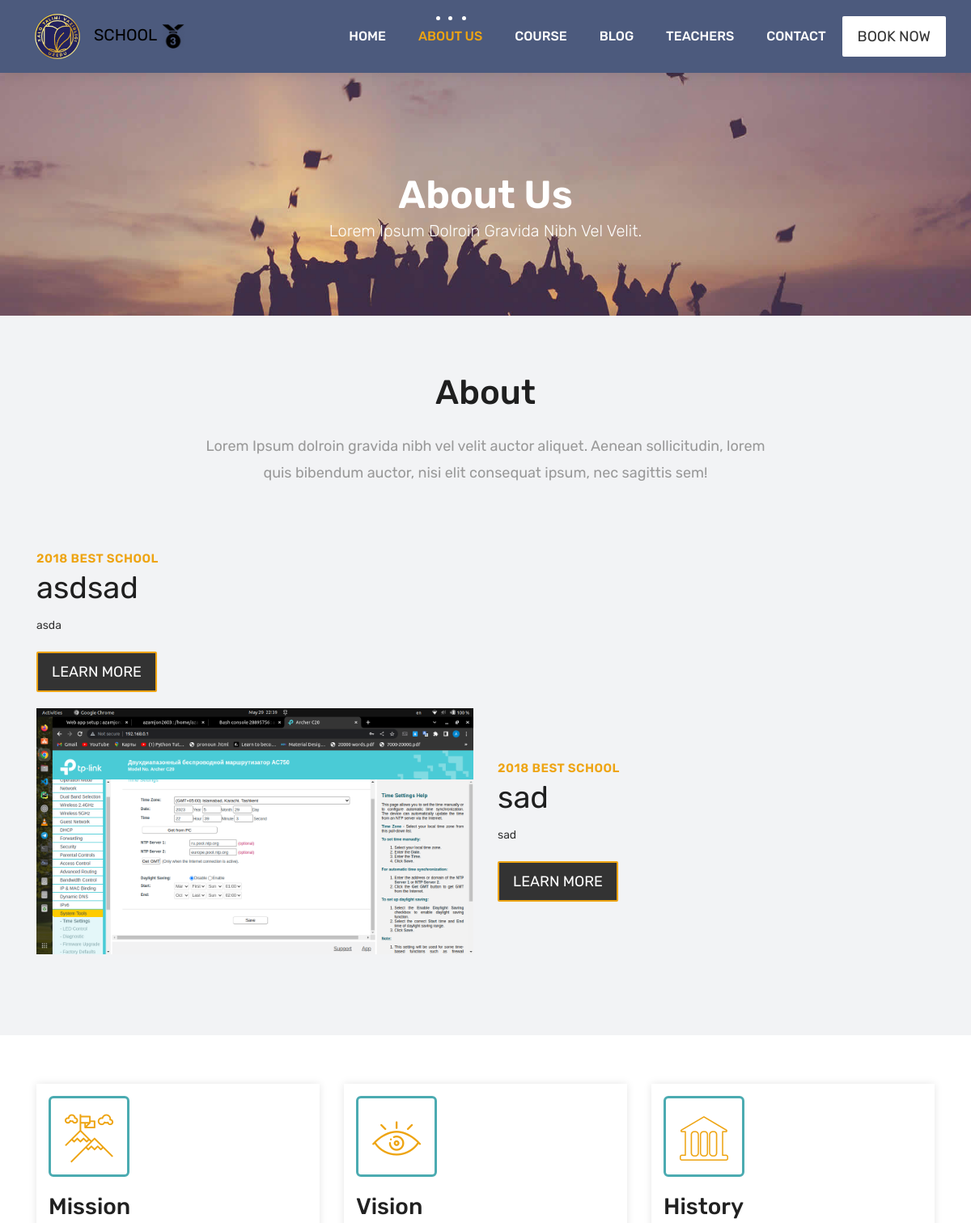
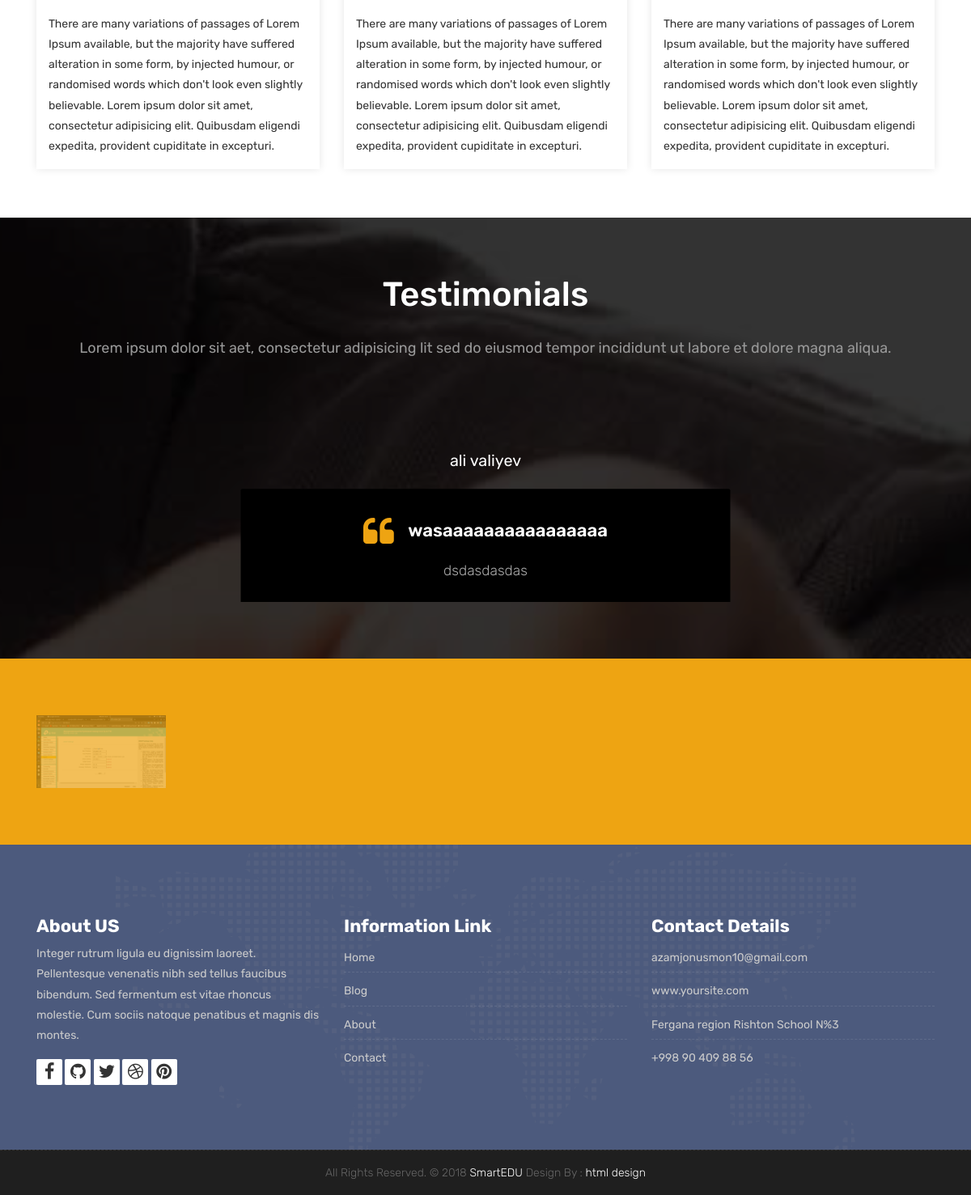
Page /about/ on the earlier database version (2 pictures, top to bottom).
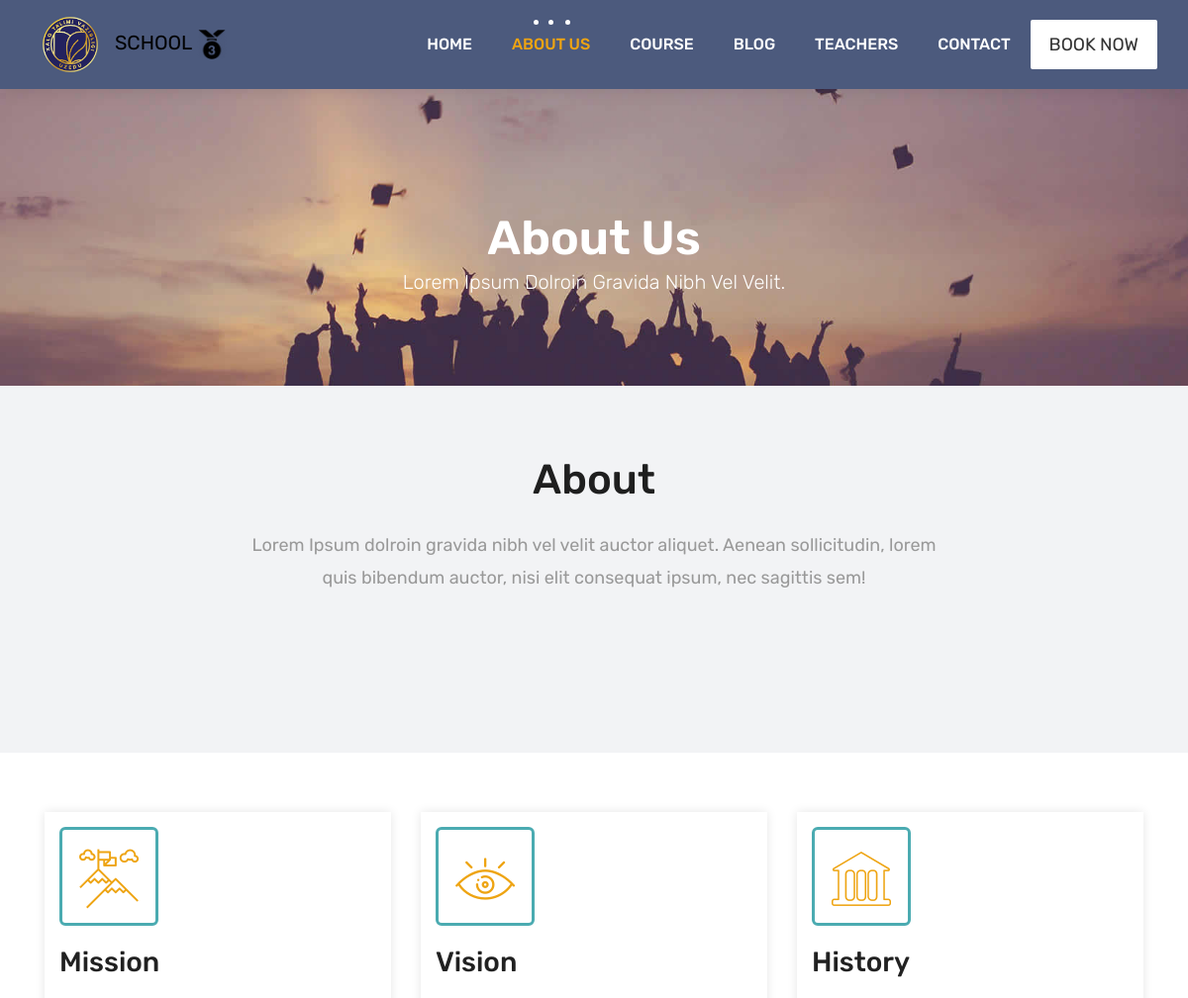
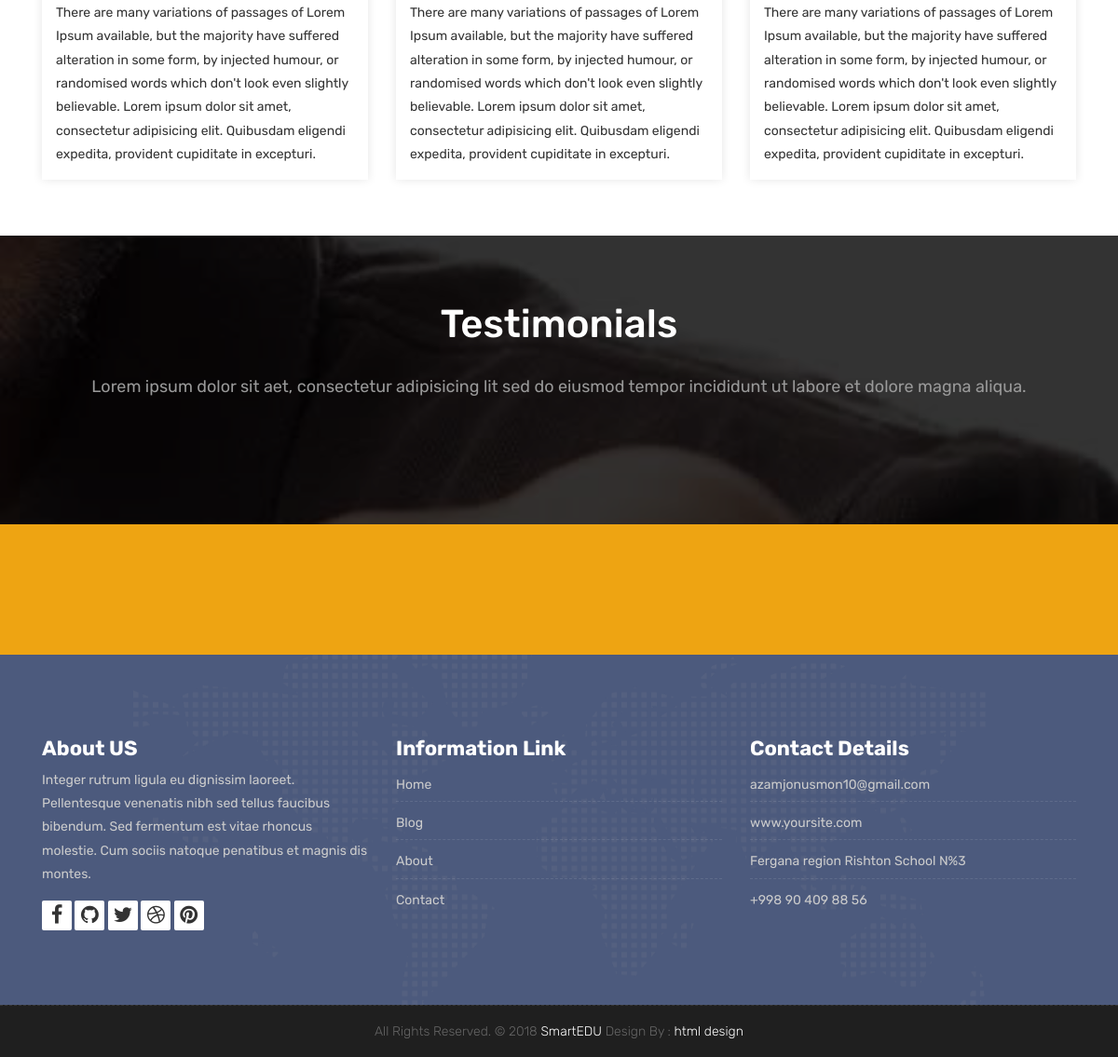
Same page on the later database version (2 pictures, top to bottom).
### home/models.py (models this page shows, shortened)
class Card(models.Model):
    image = models.ImageField(upload_to='about/image/cart/')
    title =models.CharField(max_length=100)
    text = models.TextField()

class Testimonials(models.Model):
    fullname=models.CharField(max_length=150)
    image = models.ImageField(upload_to='about/image/tester')
    title = models.CharField(max_length=200)
    text = models.TextField()

class Partner(models.Model):
    name = models.CharField(max_length=100)
    image = models.ImageField(upload_to='about/image/partner/')

### home/views.py (the view)
# urls.py: path('about/',about,name='about'),
def about(request):
    data={
        'about':About.objects.all(),
        'cards': Card.objects.all()[::2],
        'cards1': Card.objects.all()[1::2],
        'testimoials': Testimonials.objects.all(),
        'partner': Partner.objects.all(),
    }
    return render(request,'about.html',data)

### template/about.html (shortened to what this page needs)
{% extends 'base.html' %}
{% block content %}
{% load static %}
				<div class="collapse navbar-collapse" id="navbars-host">
					<ul class="navbar-nav ml-auto">
						<li class="nav-item"><a class="nav-link" href="/">Home</a></li>
						<li class="nav-item active"><a class="nav-link" href="/about/">About Us</a></li>
						<li class="nav-item"><a class="nav-link" href="/course/">Course</a></li>
						<li class="nav-item "><a class="nav-link" href="/blog/">Blog</a></li>
						<li class="nav-item"><a class="nav-link" href="/teachers/">Teachers</a></li>
						<li class="nav-item"><a class="nav-link" href="/contact/">Contact</a></li>
					</ul>
					<ul class="nav navbar-nav navbar-right">
                        <li><a class="hover-btn-new log" href="#" data-toggle="modal" data-target="#login"><span>Book Now</span></a></li>
                    </ul>
				</div>
			</div>
		</nav>
	</header>
	<div class="all-title-box">
		<div class="container text-center">
			<h1>About Us<span class="m_1">Lorem Ipsum dolroin gravida nibh vel velit.</span></h1>
		</div>
	</div>
    <div id="overviews" class="section lb">
        <div class="container">
            <div class="section-title row text-center">
                <div class="col-md-8 offset-md-2">
                    <h3>About</h3>
                    <p class="lead">Lorem Ipsum dolroin gravida nibh vel velit auctor aliquet. Aenean sollicitudin, lorem quis bibendum auctor, nisi elit consequat ipsum, nec sagittis sem!</p>
                </div>
            </div>
            <div class="row align-items-center">
{% for card in cards %}
                <div class="col-xl-6 col-lg-6 col-md-12 col-sm-12">
                    <div class="message-box">
                        <h4>2018 BEST school</h4>
                        <h2>{{ card.title }}</h2>
                        <p>{{card.text}}</p>
                        <a href="#" class="hover-btn-new orange"><span>Learn More</span></a>
                    </div>
                </div>
				<div class="col-xl-6 col-lg-6 col-md-12 col-sm-12">
                    		<div class="post-media wow fadeIn">
                    		</div>
						</div>
				{% endfor %}
				{% for card in cards1 %}
				<div class="col-xl-6 col-lg-6 col-md-12 col-sm-12">
                    		<div class="post-media wow fadeIn">
                        		<img src="{{ card.image.url }}" alt="" class="img-fluid img-rounded">
                    		</div>
						</div>
				<div class="col-xl-6 col-lg-6 col-md-12 col-sm-12">
                    <div class="message-box">
                        <h4>2018 BEST school</h4>
                        <h2>{{ card.title }}</h2>
                        <p>{{card.text}}</p>
                        <a href="#" class="hover-btn-new orange"><span>Learn More</span></a>
                    </div>
                </div>
				{% endfor %}
			</div>
        </div>
    </div>
	<div class="hmv-box">
		<div class="container">
			<div class="row">
				<div class="col-lg-4 col-md-6 col-12">
					<div class="inner-hmv">
						<div class="icon-box-hmv"><i class="flaticon-achievement"></i></div>
						<h3>Mission</h3>
						<p>There are many variations of passages of Lorem Ipsum available, but the majority have suffered alteration in some form, by injected humour, or randomised words which don't look even slightly believable.
						Lorem ipsum dolor sit amet, consectetur adipisicing elit. Quibusdam eligendi expedita, provident cupiditate in excepturi.</p>
					</div>
				</div>
				<div class="col-lg-4 col-md-6 col-12">
					<div class="inner-hmv">
						<div class="icon-box-hmv"><i class="flaticon-eye"></i></div>
						<h3>Vision</h3>
						<p>There are many variations of passages of Lorem Ipsum available, but the majority have suffered alteration in some form, by injected humour, or randomised words which don't look even slightly believable.
						Lorem ipsum dolor sit amet, consectetur adipisicing elit. Quibusdam eligendi expedita, provident cupiditate in excepturi.</p>
					</div>
				</div>
				<div class="col-lg-4 col-md-6 col-12">
					<div class="inner-hmv">
						<div class="icon-box-hmv"><i class="flaticon-history"></i></div>
						<h3>History</h3>
						<p>There are many variations of passages of Lorem Ipsum available, but the majority have suffered alteration in some form, by injected humour, or randomised words which don't look even slightly believable.
						Lorem ipsum dolor sit amet, consectetur adipisicing elit. Quibusdam eligendi expedita, provident cupiditate in excepturi.</p>
					</div>
				</div>
			</div>
		</div>
	</div>
    <div id="testimonials" class="parallax section db parallax-off" style="background-image:url({% static 'images/parallax_04.jpg' %});">
        <div class="container">
            <div class="section-title text-center">
                <h3>Testimonials</h3>
                <p>Lorem ipsum dolor sit aet, consectetur adipisicing lit sed do eiusmod tempor incididunt ut labore et dolore magna aliqua. </p>
            </div>
            <div class="row">
                <div class="col-md-12 col-sm-12">
                    <div class="testi-carousel owl-carousel owl-theme">
                       {% for i in testimoials %}
                        <div class="testimonial clearfix">
							<div class="testi-meta">
                                <h4>{{i.fullname}} </h4>
                            </div>
                            <div class="desc">
                                <h3><i class="fa fa-quote-left"></i> {{i.title}}</h3>
                                <p class="lead">{{i.text}}</p>
                            </div>
                        </div>
                        {% endfor %}
                    </div>
                </div>
            </div>
        </div>
    </div>
    <div class="parallax section dbcolor">
        <div class="container">
            <div class="row logos">
                {% for p in partner %}
                <div class="col-md-2 col-sm-2 col-xs-6 wow fadeInUp">
                    <a href="#"><img src="{{p.image.url}}" alt="" class="img-repsonsive"></a>
                </div>
              {% endfor %}
            </div>
        </div>
    </div>
{% endblock %}

### template/base.html (shortened to what this page needs)
<!DOCTYPE html>
<html lang="en">
{% load static %}
<head>
    <link rel="stylesheet" href="{% static 'css/bootstrap.min.css' %}">
    <link rel="stylesheet" href="{% static 'style.css' %}">
    <link rel="stylesheet" href="{% static 'css/versions.css' %}">
    <link rel="stylesheet" href="{% static 'css/responsive.css' %}">
    <link rel="stylesheet" href="{% static 'css/custom.css' %}">
</head>
<body class="host_version">
	<header class="top-navbar">
		<nav class="navbar navbar-expand-lg navbar-light bg-light">
			<div class="container-fluid">
				<a class="navbar-brand" href="index.html">
					<img src="{% static 'images/logo.png' %}" style="height: 80px" alt="" />
                    <p style="display: inline;color: black"> SCHOOL <img src="{% static 'images/3.png' %} " style="width: 30px"></p>
				</a>
{% block content %}
{% endblock %}
    <footer class="footer">
        <div class="container">
            <div class="row">
                <div class="col-lg-4 col-md-4 col-xs-12">
                    <div class="widget clearfix">
                        <div class="widget-title">
                            <h3>About US</h3>
                        </div>
                        <p> Integer rutrum ligula eu dignissim laoreet. Pellentesque venenatis nibh sed tellus faucibus bibendum. Sed fermentum est vitae rhoncus molestie. Cum sociis natoque penatibus et magnis dis montes.</p>
						<div class="footer-right">
							<ul class="footer-links-soi">
								<li><a href="#"><i class="fa fa-facebook"></i></a></li>
								<li><a href="#"><i class="fa fa-github"></i></a></li>
								<li><a href="#"><i class="fa fa-twitter"></i></a></li>
								<li><a href="#"><i class="fa fa-dribbble"></i></a></li>
								<li><a href="#"><i class="fa fa-pinterest"></i></a></li>
							</ul>
						</div>
                    </div>
                </div>
				<div class="col-lg-4 col-md-4 col-xs-12">
                    <div class="widget clearfix">
                        <div class="widget-title">
                            <h3>Information Link</h3>
                        </div>
                        <ul class="footer-links">
                            <li><a href="#">Home</a></li>
                            <li><a href="#">Blog</a></li>
							<li><a href="/about/">About</a></li>
							<li><a href="#">Contact</a></li>
                        </ul>
                    </div>
                </div>
                <div class="col-lg-4 col-md-4 col-xs-12">
                    <div class="widget clearfix">
                        <div class="widget-title">
                            <h3>Contact Details</h3>
                        </div>
                        <ul class="footer-links">
                            <li><a href="mailto:#">azamjonusmon10@gmail.com</a></li>
                            <li><a href="#">www.yoursite.com</a></li>
                            <li>Fergana region Rishton School N%3 </li>
                            <li>+998 90 409 88 56</li>
                        </ul>
                    </div>
                </div>
            </div>
        </div>
    </footer>
    <div class="copyrights">
        <div class="container">
            <div class="footer-distributed">
                <div class="footer-center">
                    <p class="footer-company-name">All Rights Reserved. &copy; 2018 <a href="#">SmartEDU</a> Design By : <a href="https://html.design/">html design</a></p>
                </div>
            </div>
        </div>
    </div>
</body>
</html>

Differences in the rows shown:
removed Card: title "asdsad", text "asda", shown under "About"
removed Card: image (picture), title "sad", text "sad"
removed Testimonials: fullname "ali valiyev", title "wasaaaaaaaaaaaaaaaa", text "dsdasdasdas"
removed Partner: image (picture)
